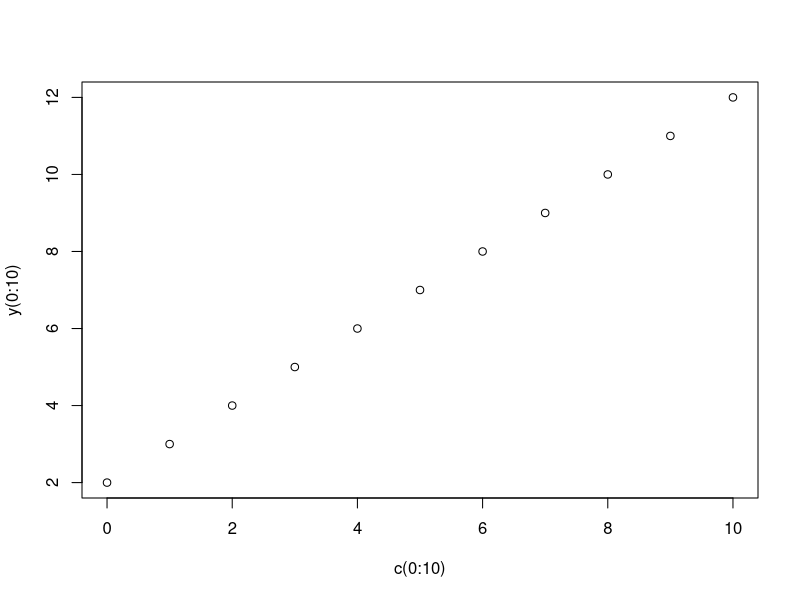

Here is the R script that generated this plot:
## ---- chunk 1
y <- function(x) {
    x + 2
}
## ---- chunk 2
y(2)
## ---- chunk 3
plot(c(0:10), y(0:10))
